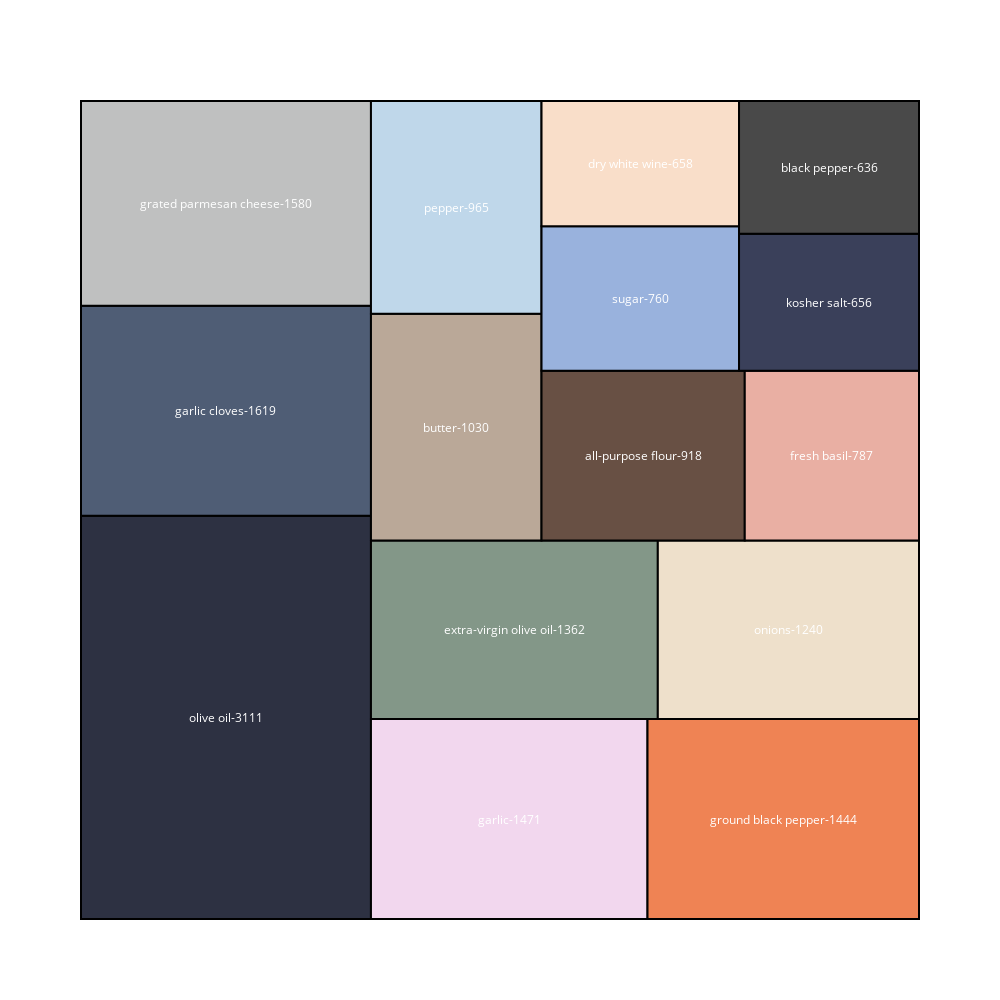

The notebook cell saved with this chart:
### Code cell
values= ordered_df
type_list = ordered_df.index
import squarify

x = 0.
y = 0.
width = 50.
height = 50.


normed = squarify.normalize_sizes(values, width, height)
rects = squarify.squarify(normed, x, y, width, height)

# Choose colors from http://colorbrewer2.org/ under "Export"
color_brewer = ['#2D3142','#4F5D75','#BFC0C0','#F2D7EE','#EF8354','#839788','#EEE0CB','#BAA898','#BFD7EA','#685044','#E9AFA3','#99B2DD','#F9DEC9','#3A405A','#494949','#FF5D73','#7C7A7A','#CF5C36','#EFC88B']
shapes = []
annotations = []
counter = 0

for r in rects:
    shapes.append( 
        dict(
            type = 'rect', 
            x0 = r['x'], 
            y0 = r['y'], 
            x1 = r['x']+r['dx'], 
            y1 = r['y']+r['dy'],
            line = dict( width = 2 ),
            fillcolor = color_brewer[counter]
        ) 
    )
    annotations.append(
        dict(
            x = r['x']+(r['dx']/2),
            y = r['y']+(r['dy']/2),
            text = "{}-{}".format(type_list[counter], values[counter]),
            showarrow = False
        )
    )
    counter = counter + 1
    if counter >= len(color_brewer):
        counter = 0

# For hover text
trace0 = go.Scatter(
    x = [ r['x']+(r['dx']/2) for r in rects ], 
    y = [ r['y']+(r['dy']/2) for r in rects ],
    text = [ str(v) for v in values ], 
    mode = 'text',
)
        
layout = dict(
    height=1000, 
    width=1000,
    xaxis=dict(showgrid=False,zeroline=False),
    yaxis=dict(showgrid=False,zeroline=False),
    shapes=shapes,
    annotations=annotations,
    hovermode='closest',
    font=dict(color="#FFFFFF")
)

# With hovertext
figure = dict(data=[trace0], layout=layout)
iplot(figure, filename='squarify-treemap')

### Figure 1 — Plotly figure (JSON) as saved in the notebook; plotly's stock layout.template omitted (floating-point values rounded to 4 significant figures)
{"data": [{"mode": "text", "text": ["3111", "1619", "1580", "1471", "1444", "1362", "1240", "1030", "965", "918", "787", "760", "658", "656", "636"], "type": "scatter", "uid": "7e12b520-2004-45bb-a43f-36c6a5fa7b39", "x": [8.65, 8.65, 8.65, 25.55, 41.9, 25.86, 42.21, 22.39, 22.39, 33.54, 44.8, 33.37, 33.37, 44.63, 44.63], "y": [12.33, 31.07, 43.74, 6.11, 6.11, 17.67, 17.67, 30.07, 43.5, 28.32, 28.32, 37.93, 46.17, 37.69, 45.94]}], "layout": {"annotations": [{"showarrow": false, "text": "olive oil-3111", "x": 8.65, "y": 12.33}, {"showarrow": false, "text": "garlic cloves-1619", "x": 8.65, "y": 31.07}, {"showarrow": false, "text": "grated parmesan cheese-1580", "x": 8.65, "y": 43.74}, {"showarrow": false, "text": "garlic-1471", "x": 25.55, "y": 6.11}, {"showarrow": false, "text": "ground black pepper-1444", "x": 41.9, "y": 6.11}, {"showarrow": false, "text": "extra-virgin olive oil-1362", "x": 25.86, "y": 17.67}, {"showarrow": false, "text": "onions-1240", "x": 42.21, "y": 17.67}, {"showarrow": false, "text": "butter-1030", "x": 22.39, "y": 30.07}, {"showarrow": false, "text": "pepper-965", "x": 22.39, "y": 43.5}, {"showarrow": false, "text": "all-purpose flour-918", "x": 33.54, "y": 28.32}, {"showarrow": false, "text": "fresh basil-787", "x": 44.8, "y": 28.32}, {"showarrow": false, "text": "sugar-760", "x": 33.37, "y": 37.93}, {"showarrow": false, "text": "dry white wine-658", "x": 33.37, "y": 46.17}, {"showarrow": false, "text": "kosher salt-656", "x": 44.63, "y": 37.69}, {"showarrow": false, "text": "black pepper-636", "x": 44.63, "y": 45.94}], "font": {"color": "#FFFFFF"}, "height": 1000, "hovermode": "closest", "shapes": [{"fillcolor": "#2D3142", "line": {"width": 2}, "type": "rect", "x0": 0, "x1": 17.3, "y0": 0, "y1": 24.65}, {"fillcolor": "#4F5D75", "line": {"width": 2}, "type": "rect", "x0": 0, "x1": 17.3, "y0": 24.65, "y1": 37.48}, {"fillcolor": "#BFC0C0", "line": {"width": 2}, "type": "rect", "x0": 0, "x1": 17.3, "y0": 37.48, "y1": 50.0}, {"fillcolor": "#F2D7EE", "line": {"width": 2}, "type": "rect", "x0": 17.3, "x1": 33.8, "y0": 0, "y1": 12.22}, {"fillcolor": "#EF8354", "line": {"width": 2}, "type": "rect", "x0": 33.8, "x1": 50, "y0": 0, "y1": 12.22}, {"fillcolor": "#839788", "line": {"width": 2}, "type": "rect", "x0": 17.3, "x1": 34.42, "y0": 12.22, "y1": 23.13}, {"fillcolor": "#EEE0CB", "line": {"width": 2}, "type": "rect", "x0": 34.42, "x1": 50, "y0": 12.22, "y1": 23.13}, {"fillcolor": "#BAA898", "line": {"width": 2}, "type": "rect", "x0": 17.3, "x1": 27.48, "y0": 23.13, "y1": 37.0}, {"fillcolor": "#BFD7EA", "line": {"width": 2}, "type": "rect", "x0": 17.3, "x1": 27.48, "y0": 37.0, "y1": 50.0}, {"fillcolor": "#685044", "line": {"width": 2}, "type": "rect", "x0": 27.48, "x1": 39.6, "y0": 23.13, "y1": 33.51}, {"fillcolor": "#E9AFA3", "line": {"width": 2}, "type": "rect", "x0": 39.6, "x1": 50, "y0": 23.13, "y1": 33.51}, {"fillcolor": "#99B2DD", "line": {"width": 2}, "type": "rect", "x0": 27.48, "x1": 39.26, "y0": 33.51, "y1": 42.35}, {"fillcolor": "#F9DEC9", "line": {"width": 2}, "type": "rect", "x0": 27.48, "x1": 39.26, "y0": 42.35, "y1": 50}, {"fillcolor": "#3A405A", "line": {"width": 2}, "type": "rect", "x0": 39.26, "x1": 50, "y0": 33.51, "y1": 41.88}, {"fillcolor": "#494949", "line": {"width": 2}, "type": "rect", "x0": 39.26, "x1": 50.0, "y0": 41.88, "y1": 50}], "width": 1000, "xaxis": {"showgrid": false, "zeroline": false}, "yaxis": {"showgrid": false, "zeroline": false}}}
